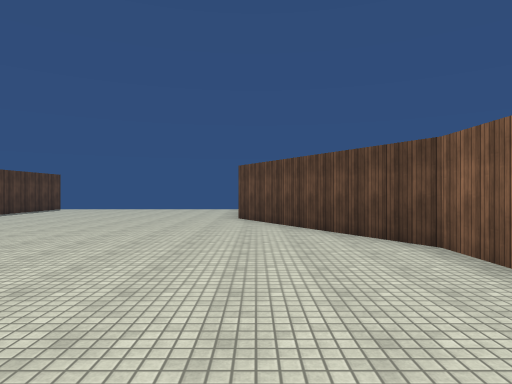
view 1 (above)

16 first-person views from a walk through a Unity game level. The camera is 1.5 m above the floor, looks level and sees 75° across. The floor is counted in squares, 2 m on a side. Each view is taken from the middle of a square. On the plan, view 1 faces up. The plan holds only what a view shows up to about 11 squares ahead; the rest is blank. The place goes on beyond the plan. Surface patterns are stand-ins for the level's own textures.

view 2
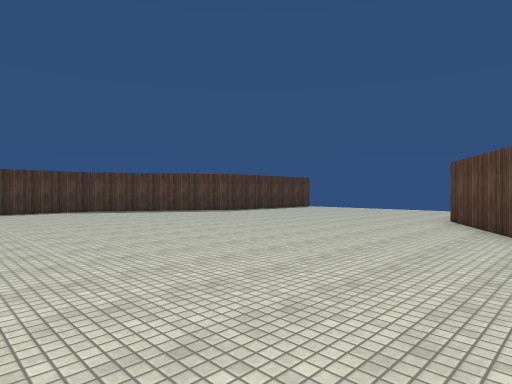

view 3
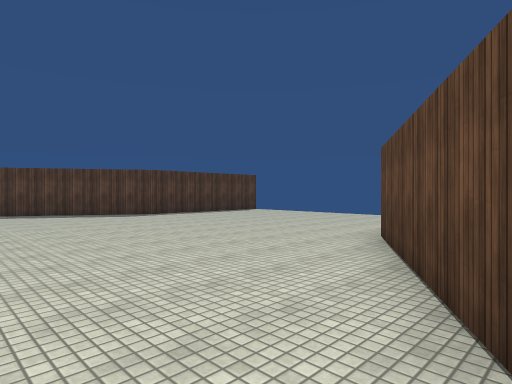

view 4
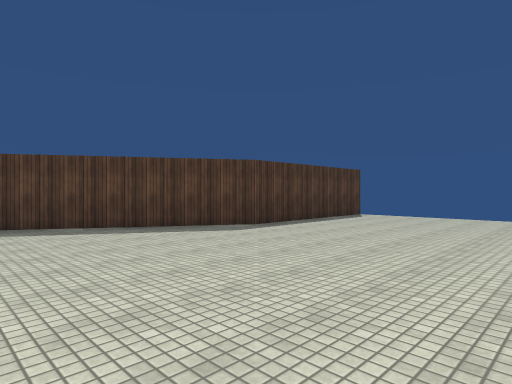

view 5
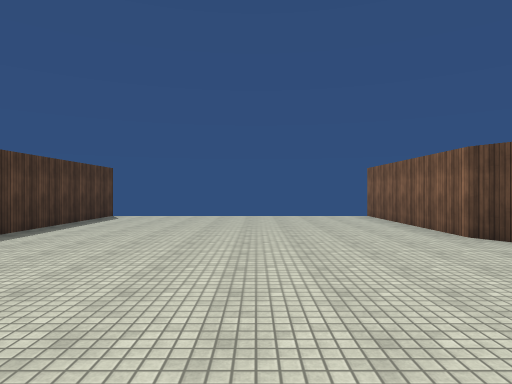

view 6
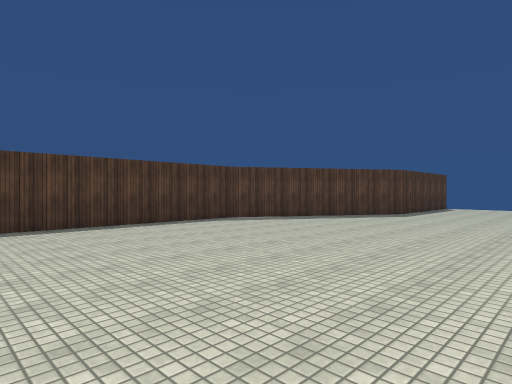

view 7
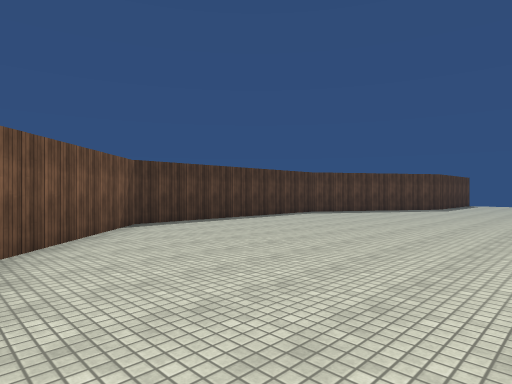

view 8
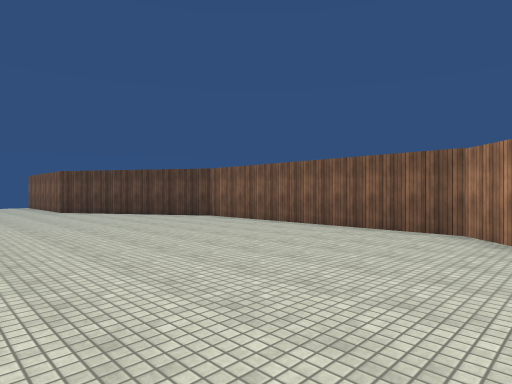

view 9
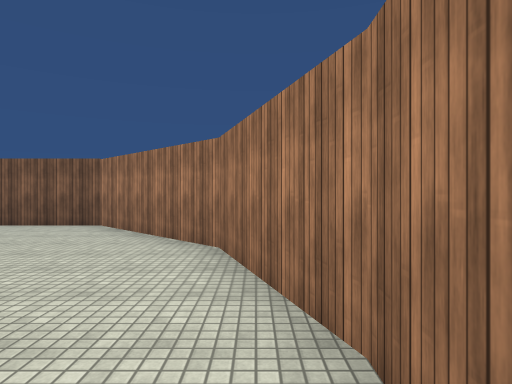

view 10
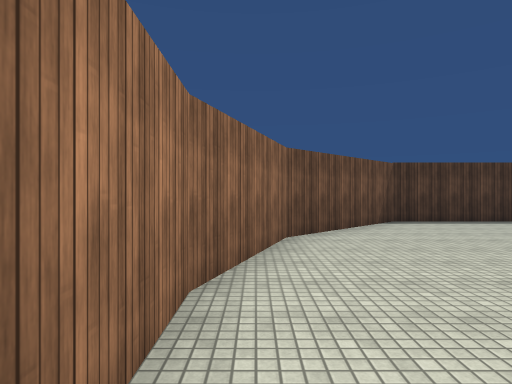

view 11
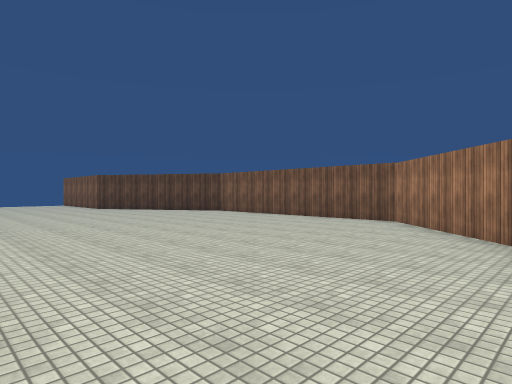

view 12
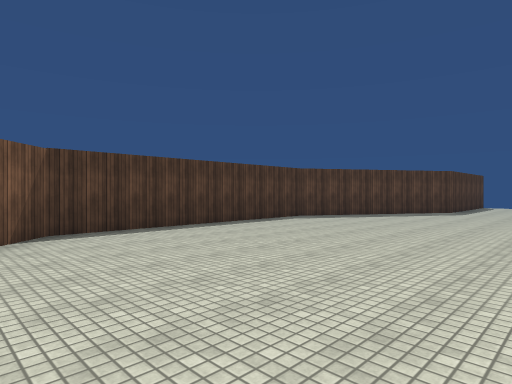

view 13
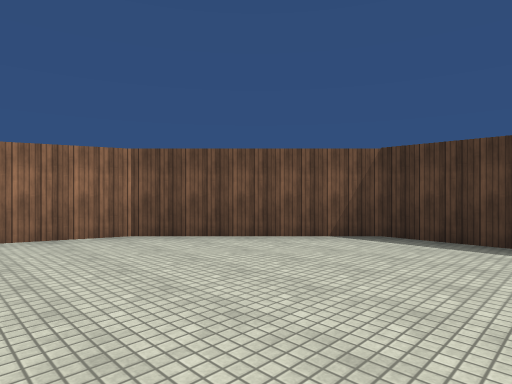

view 14
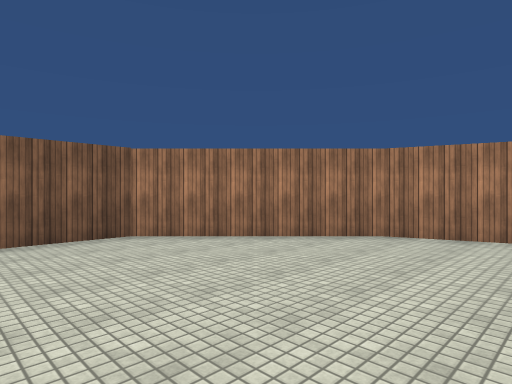

view 15
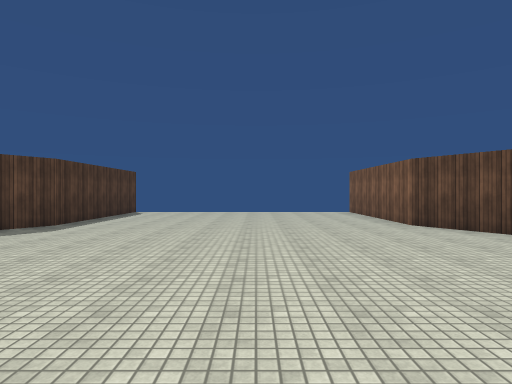

view 16
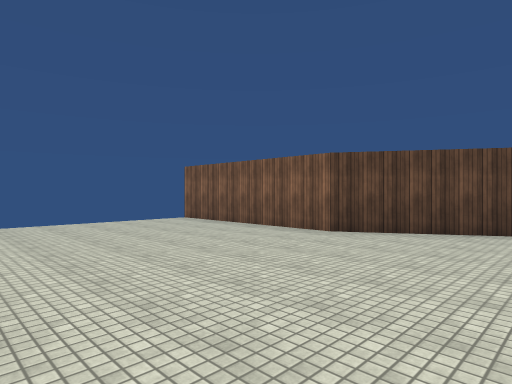

### Floor plan
Points are (right, up) in squares from view 1. A wall is a line through its corners. A room is listed if a view was taken in it or the views show most of it. See-through windows are left out.
Room 1 (views 1, 2, 3, 4, 5, 6, 7, 8, 9, 10, 11, 12, 13, 14, 15, 16)
walls: (-8.5, 14.5) (-8.5, 9.5) (-11.5, 4.5) (-11.5, -2.5) (-8.5, -5.5) (-5.5, -6.5) (-3.5, -6.5) (-0.5, -5.5) (2.5, -2.5) (2.5, 4.5) (-0.5, 9.5) (-0.5, 14.5)

Positions as (right, up) in squares from view 1, and headings:
1: (0, 0), facing up
2: (2, 0), facing up-left
3: (2, 4), facing up-left
4: (-3, 4), facing up-left
5: (-4, 4), facing up
6: (-4, -2), facing up-left
7: (-4, -6), facing up-left
8: (-4, -4), facing up-right
9: (-5, -6), facing right
10: (-3, -6), facing left
11: (-6, -6), facing up-right
12: (-5, -4), facing up-left
13: (-6, 0), facing down-left
14: (-3, 0), facing down-right
15: (-4, 2), facing up
16: (-6, 6), facing up-right
